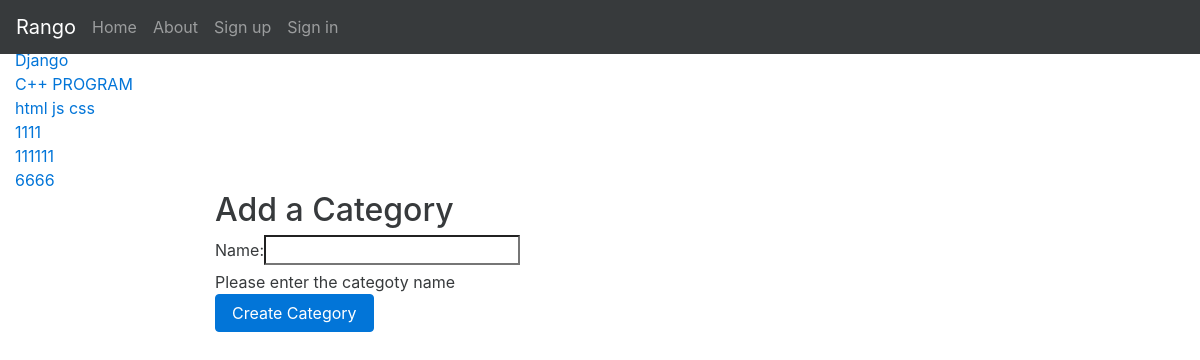
The app's page /rango/add_category/, older data.
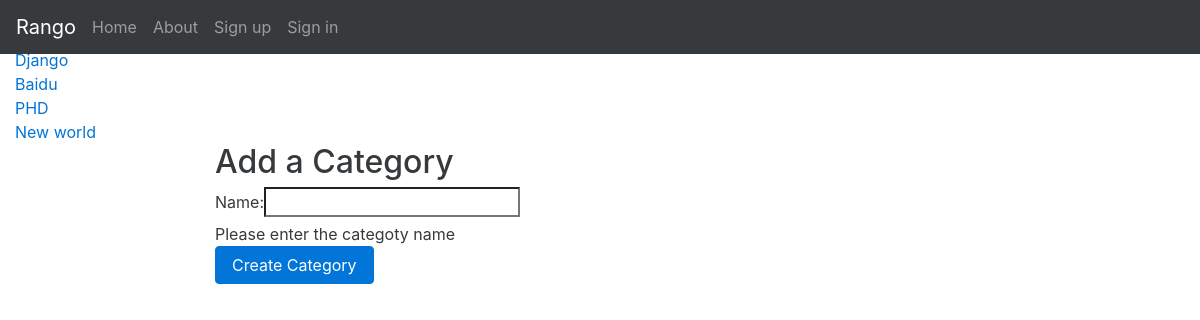
The same page, newer data.
### rango/models.py (models this page shows, shortened)
class Category(models.Model):
	name = models.CharField(max_length = 128, unique = True)
	views = models.IntegerField(default = 0)
	likes = models.IntegerField(default = 0)
	slug = models.SlugField(default = "")
	class Meta:
		verbose_name_plural = 'categories'

### rango/views.py (the view)
def add_category(request):
	form = CategoryForm()
	if request.method == 'POST':
		form = CategoryForm(request.POST)
		if form.is_valid():
			form.save(commit = True)
			return index(request)
		else:
			print(form.errors)
	return render(request, 'rango/add_category.html', { 'form': form })

### rango/forms.py
class CategoryForm(forms.ModelForm):
	name = forms.CharField(max_length = 128,
		help_text = "Please enter the categoty name")
	views = forms.IntegerField(widget = forms.HiddenInput(), initial = 0)
	likes = forms.IntegerField(widget = forms.HiddenInput(), initial = 0)
	slug = forms.CharField(widget = forms.HiddenInput(), required = False)
	class Meta:
		model = Category
		fields = ('name', )

### rango/templatetags/rango_template_tags.py (called while the page is built)
@register.inclusion_tag('rango/cats.html')
def get_category_list(cat = None):
	return {'cats': Category.objects.all(),
		'act_cat': cat}

### templates/rango/add_category.html (shortened to what this page needs)
{% extends 'rango/base.html' %}
{% load bootstrap_toolkit %}
{% block body %}
	<h2 class="form-signin-heading">Add a Category</h2>
		<form role = "form" id = "category_form" method = "post" action = "{% url 'add_category' %}">
			{{ form|as_bootstrap }}
			<br />
			<button class="btn btn-primary" type="submit" value="Create Categor">Create Category</button>
		</form>
{% endblock %}

### templates/rango/cats.html
<ul class="nav nav-sidebar">
	{% if cats %}
		{% for c in cats %}
			{% if c == act_cat %}
				<li>
				<strong>
				<a href="{% url 'show_category' c.slug %}">{{ c.name }}</a>
				</strong>
				</li>
			{% else %}
				<li>
				<a href="{% url 'show_category' c.slug %}">{{ c.name }}</a>
				</li>
			{% endif %}
		{% endfor %}
	{% else %}
		<strong>There are no category present.</strong>
	{% endif %}
</ul>

Row changes from the older to the newer data that the page shows:
removed Category: name "C++ PROGRAM"
removed Category: name "html js css"
removed Category: name "1111"
removed Category: name "111111"
removed Category: name "6666"
added Category: name "Baidu"
added Category: name "PHD"
added Category: name "New world"
